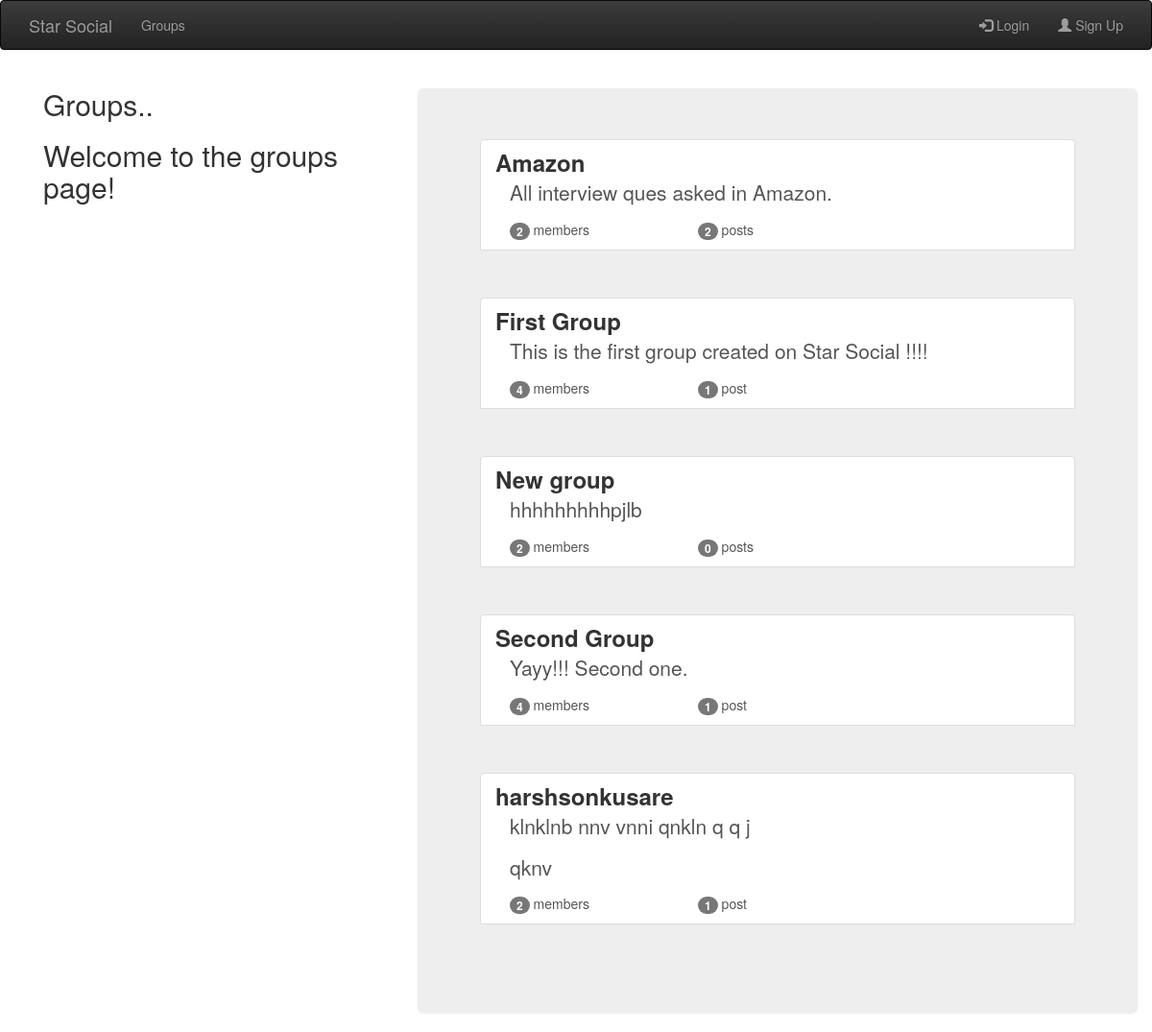
The app's page /groups/ with its own data.
### groups/models.py (models this page shows, shortened)
class Group(models.Model):
    name = models.CharField(max_length=255,unique=True)
    slug = models.SlugField(allow_unicode=True,unique=True)
    description = models.TextField(blank=True,default='')
    description_html = models.TextField(editable=False,default='',blank=True)
    members = models.ManyToManyField(User,through='GroupMember')
    class Meta:
        ordering = ['name']

### groups/views.py (the view)
class ListGroups(generic.ListView):
    model = Group

### groups/templates/groups/group_list.html (shortened to what this page needs)
{% extends "groups/group_base.html" %}
{% block pregroup %}
    <div class="col-md-4">
        <div class="content">
            <h2>Groups..</h2>
            <h2>Welcome to the groups page!</h2>
        </div>
        <br>
        <br>
        <br>
    </div>
{% endblock %}
{% block group_content %}
    <br>
    <div class="col-md-8">
        <div class="list-group jumbotron" id="myList">
            {% for group in object_list %}
            <div class="zoom">
                <a class="list-group-item  " href="{% url 'groups:single' slug=group.slug %}">
                    <h3 class="title list-group-item-heading" ><b> {{group.name}} </b> </h3>
                    <div class="list-group-item-text container-fluid">
                        {{ group.description_html|safe }}
                        <div class="row">
                            <div class="col-md-4">
                                <span class="badge" >{{group.members.count}}</span>
                                member{{group.members.count|pluralize}}
                            </div>
                            <div class="col-md-4">
                                <span class="badge" >{{group.posts.count}}</span>
                                post{{group.posts.count|pluralize}}
                            </div>
                        </div>
                    </div>
                </a>
                <br>
                <br>
            </div>
            {% endfor %}
        </div>
    </div>
{% endblock %}

### groups/templates/groups/group_base.html (shortened to what this page needs)
{% extends "base.html" %}
{% block content %}
<div class="container">
    <div class="row">
        {% block pregroup %} {% endblock %}
        {% block group_content %} {% endblock %}
    </div>
</div>
{% endblock %}

### templates/base.html (shortened to what this page needs)
<!DOCTYPE html>
{% load static %}
<html lang="en" dir="ltr">
<head>
    <link rel="stylesheet" href="https://maxcdn.bootstrapcdn.com/bootstrap/3.3.7/css/bootstrap.min.css">
    <link rel="stylesheet" href="https://maxcdn.bootstrapcdn.com/bootstrap/3.3.7/css/bootstrap-theme.min.css">
    <link rel="stylesheet" href="{% static "simplesocial/css/master.css" %}">
  </head>
  <body>
  <nav class="navbar mynav navbar-inverse" role="navigation" id="navbar">
    <div class="container">
      <a class="navbar-brand mynav active" href="{% url 'home' %}">Star Social</a>
      <ul class="nav navbar-nav ">
        <li > <a href="{% url 'groups:all' %}">Groups</a> </li>
      </ul>
      <ul class="nav navbar-nav navbar-right">
        {% if user.is_authenticated %}
          <li> <a href="{% url 'posts:create' %}">Post</a> </li>
          <li> <a href="{% url 'groups:create' %}">Create Group</a> </li>
          <li> <a href="{% url 'accounts:logout' %}"><span class="glyphicon glyphicon-log-out" ></span> Log Out</a> </li>
        {% else %}
          <li> <a href="{% url 'accounts:login' %}"> <span class="glyphicon glyphicon-log-in"> </span> Login</a> </li>
          <li> <a href="{% url 'accounts:signup' %}"> <span class="glyphicon glyphicon-user"> </span> Sign Up</a> </li>
        {% endif %}
      </ul>
    </div>
  </nav>
  <div class="container tab-pane fade in active" >
    {% block content %}
    {% endblock %}
  </div>
  </body>
</html>

### groups/templates/groups/group_list.html (style rules this page uses)
* { box-sizing: border-box; }
.zoom { padding: 0px; transition: transform .2s; margin: 0 auto; }
.zoom { padding: 5px; transition: transform .2s; margin: 0 auto; }

### records on screen
Group: name "Amazon", description_html "All interview ques asked in Amazon.", members.count "2", posts.count "2"
Group: name "First Group", description_html "This is the first group created on Star Social !!!!", members.count "4", posts.count "1"
Group: name "New group", description_html "hhhhhhhhhpjlb", members.count "2", posts.count "0"
Group: name "Second Group", description_html "Yayy!!! Second one.", members.count "4", posts.count "1"
Group: name "harshsonkusare", description_html "klnklnb nnv vnni qnkln q q j qknv", members.count "2", posts.count "1"
